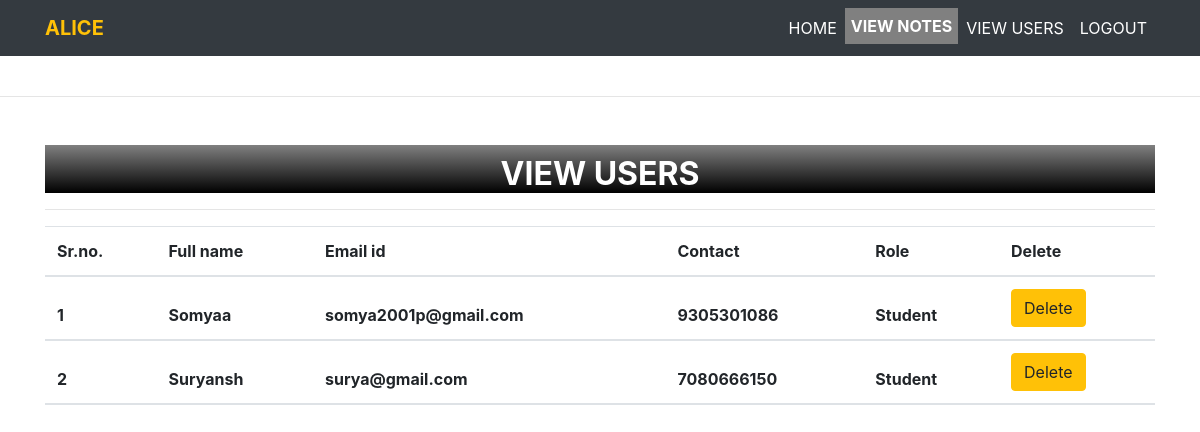
The app's page /view_users/ (signed in) with its own data.
### notes/models.py (models this page shows)
class Signup(models.Model):
    user = models.ForeignKey(User,on_delete=models.CASCADE,null=True)
    contact = models.CharField(max_length=10,null=True)
    role = models.CharField(max_length=15,null=True)

### notes/views.py (the view)
# urls.py: path('view_users/', view_users, name='view_users'),
def view_users(request):
    if not request.user.is_authenticated:
        return redirect('login_admin')
    users = Signup.objects.all()
    d = {'users':users}
    return render(request, 'view_users.html',d)

### notes/templates/view_users.html (shortened to what this page needs)
{% extends 'admin_nav.html' %}
{% load static %}
{% block body %}
<div class="container mt-5">
    <h2 class="doabout text-center"></i><b>VIEW USERS</b></h2>
    <hr>
    <table class="table table=bordered" id="example">
        <thead>
            <tr>
                <th>Sr.no.</th>
                <th>Full name</th>
                <th>Email id</th>
                <th>Contact</th>
                <th>Role</th>
                <th>Delete</th>
            </tr>
            {% for i in users %}
            <tr>
                <th>{{ forloop.counter }}</th>
                <th>{{ i.user.first_name }}</th>
                <th>{{ i.user.username }}</th>
                <th>{{ i.contact }}</th>
                <th>{{ i.role }}</th>
                <th><a href="{% url 'delete_user' i.id %}" class="btn btn-warning" onclick="return confirm('Do you really want to delete user?')">Delete</a></th>
            </tr>
            {% endfor %}
        </thead>
    </table>
</div>
{% endblock %}

### notes/static/style.css (style rules this page uses)
.doabout { color:white; background: linear-gradient(grey,black); margin-top:30px; padding-top: 10px; }

### notes/templates/view_users.html (style rules this page uses)
.doabout { color:white; background: linear-gradient(grey,black); margin-top:30px; padding-top: 10px; }

### records on screen
Signup: user.first_name "Somyaa", user.username "somya2001p@gmail.com", contact "9305301086", role "Student"
Signup: user.first_name "Suryansh", user.username "surya@gmail.com", contact "7080666150", role "Student"
